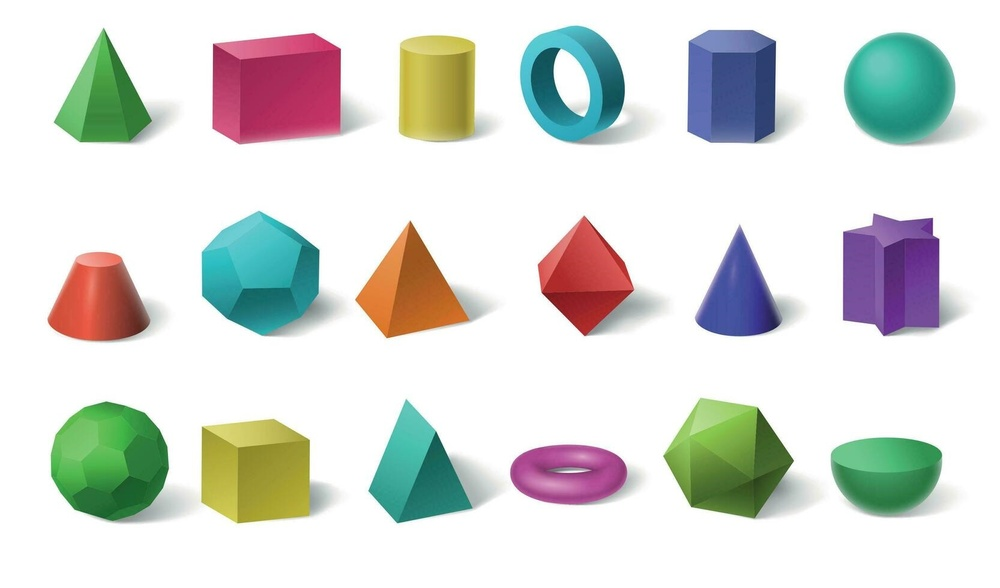
#> input picture image/shapes.jpg, 1000 x 588 px, shrunk from 1666 x 980 before the run
$ python feature_fast_corner_detect.py
#> lines starting #> are read from the running program, lines starting #| are printed output that depends on the picture
import numpy as np
import cv2 as cv
from matplotlib import pyplot as plt

# https://docs.opencv.org/4.x/df/d0c/tutorial_py_fast.html
"""
Some algorithms are not fast enough for real-time apps.
FAST is features from accelerated segment test.
"""

img = cv.imread('./image/shapes.jpg', cv.IMREAD_GRAYSCALE)
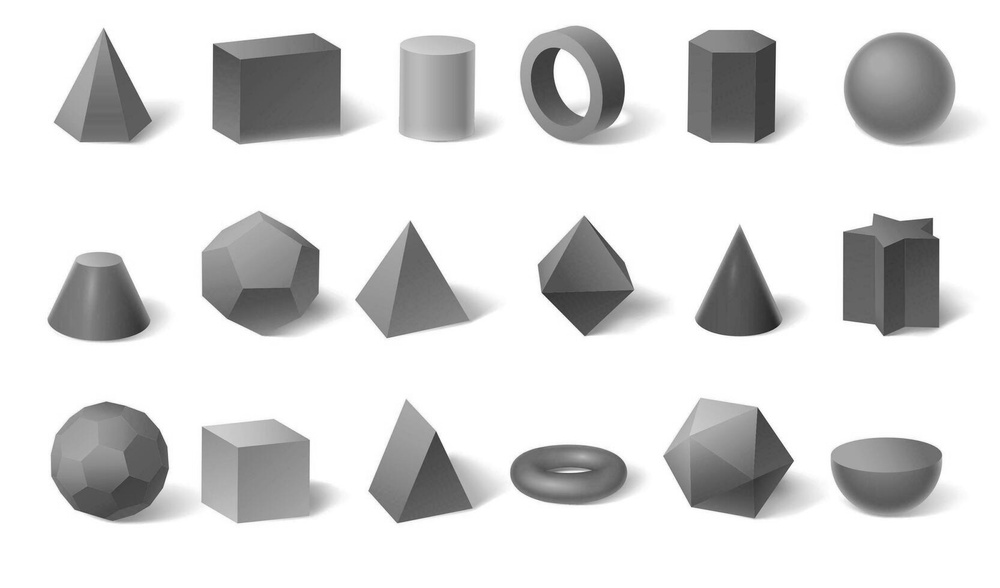
#> img: shape (588, 1000); min 26, max 255, mean 218.1

# Initiate FAST object with default values
fast = cv.FastFeatureDetector_create()

# Find and draw the keypoints
kp = fast.detect(img,None)
#> kp = 668 keypoints; strongest (x, y, size): (775, 42, 7), (931, 219, 7), (213, 44, 7), (933, 234, 7)
img2 = cv.drawKeypoints(img, kp, None, color=(255,0,0))
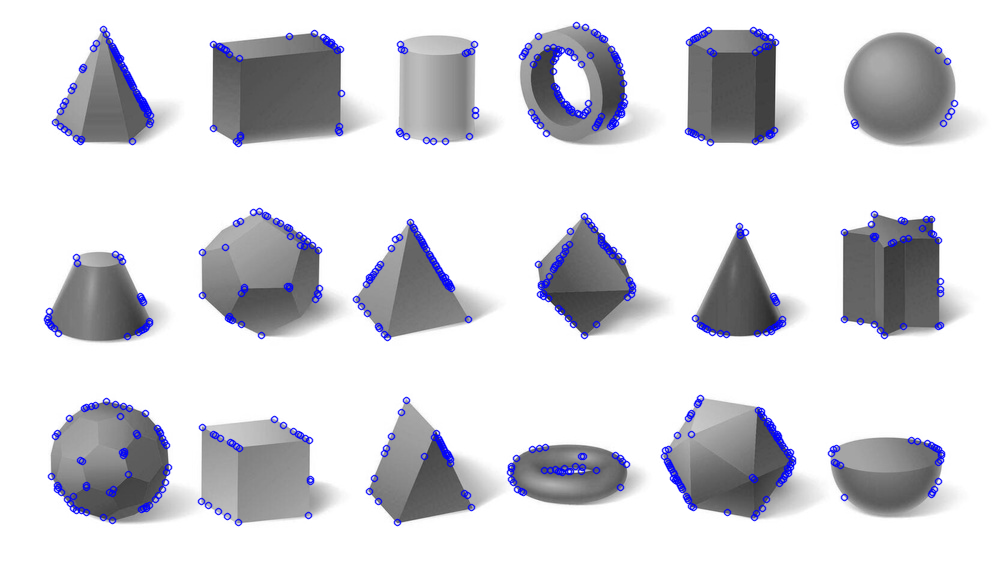
#> img2: shape (588, 1000, 3); mean of channels 0, 1, 2 220, 214.5, 214.5; drawn as B, G, R

# Print all default params
print("Threshold: {}".format(fast.getThreshold()))
print("nonmaxSuppression:{}".format(fast.getNonmaxSuppression()))
print("neighborhood: {}".format(fast.getType()))
print("Total Keypoints with nonmaxSuppression: {}".format(len(kp)))
#| Total Keypoints with nonmaxSuppression: 668

cv.imwrite('./image/shapes-fast.jpg', img2)

# Disable nonmaxSuppression
fast.setNonmaxSuppression(0)
kp = fast.detect(img, None)
#> kp = 1852 keypoints; strongest (x, y, size): (576, 25, 7), (103, 27, 7), (585, 27, 7), (103, 28, 7)
print( "Total Keypoints without nonmaxSuppression: {}".format(len(kp)) )
#| Total Keypoints without nonmaxSuppression: 1852
img3 = cv.drawKeypoints(img, kp, None, color=(255,0,0))
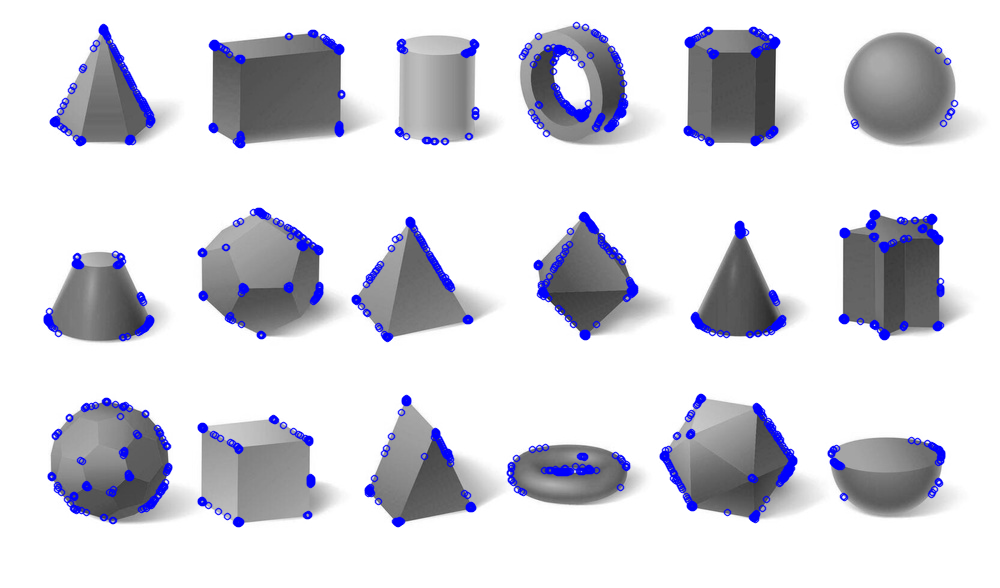
#> img3: shape (588, 1000, 3); mean of channels 0, 1, 2 221, 212.6, 212.6; drawn as B, G, R
cv.imwrite('./image/shapes-fast-false.jpg', img3)
